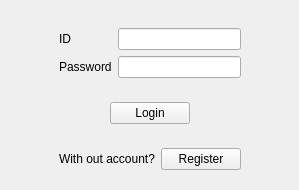
<?xml version="1.0" encoding="UTF-8"?>
<ui version="4.0">
 <class>LoginWiget</class>
 <widget class="QWidget" name="LoginWiget">
  <property name="geometry">
   <rect>
    <x>0</x>
    <y>0</y>
    <width>299</width>
    <height>190</height>
   </rect>
  </property>
  <property name="windowTitle">
   <string>Form</string>
  </property>
  <layout class="QGridLayout" name="gridLayout_2">
   <item row="2" column="1" colspan="2">
    <widget class="QWidget" name="widget" native="true">
     <layout class="QGridLayout" name="gridLayout">
      <item row="1" column="1">
       <widget class="QLineEdit" name="passwordLineEdit"/>
      </item>
      <item row="1" column="0">
       <widget class="QLabel" name="passwrodLabel">
        <property name="text">
         <string>Password</string>
        </property>
       </widget>
      </item>
      <item row="0" column="0">
       <widget class="QLabel" name="idLabel">
        <property name="text">
         <string>ID</string>
        </property>
       </widget>
      </item>
      <item row="0" column="1">
       <widget class="QLineEdit" name="idLineEdit"/>
      </item>
     </layout>
    </widget>
   </item>
   <item row="5" column="2">
    <spacer name="verticalSpacer_2">
     <property name="orientation">
      <enum>Qt::Orientation::Vertical</enum>
     </property>
     <property name="sizeHint" stdset="0">
      <size>
       <width>20</width>
       <height>0</height>
      </size>
     </property>
    </spacer>
   </item>
   <item row="2" column="3">
    <spacer name="horizontalSpacer_2">
     <property name="orientation">
      <enum>Qt::Orientation::Horizontal</enum>
     </property>
     <property name="sizeHint" stdset="0">
      <size>
       <width>30</width>
       <height>20</height>
      </size>
     </property>
    </spacer>
   </item>
   <item row="4" column="1" colspan="2">
    <widget class="QWidget" name="widget_3" native="true">
     <layout class="QHBoxLayout" name="horizontalLayout_2">
      <item>
       <widget class="QLabel" name="label">
        <property name="text">
         <string>With out account?</string>
        </property>
       </widget>
      </item>
      <item>
       <widget class="QPushButton" name="registerPushButton">
        <property name="text">
         <string>Register</string>
        </property>
       </widget>
      </item>
     </layout>
    </widget>
   </item>
   <item row="2" column="0">
    <spacer name="horizontalSpacer">
     <property name="orientation">
      <enum>Qt::Orientation::Horizontal</enum>
     </property>
     <property name="sizeHint" stdset="0">
      <size>
       <width>30</width>
       <height>20</height>
      </size>
     </property>
    </spacer>
   </item>
   <item row="3" column="1" colspan="2">
    <widget class="QWidget" name="widget_2" native="true">
     <layout class="QHBoxLayout" name="horizontalLayout">
      <item>
       <spacer name="horizontalSpacer_3">
        <property name="orientation">
         <enum>Qt::Orientation::Horizontal</enum>
        </property>
        <property name="sizeHint" stdset="0">
         <size>
          <width>46</width>
          <height>20</height>
         </size>
        </property>
       </spacer>
      </item>
      <item>
       <widget class="QPushButton" name="loginPushButton">
        <property name="text">
         <string>Login</string>
        </property>
       </widget>
      </item>
      <item>
       <spacer name="horizontalSpacer_4">
        <property name="orientation">
         <enum>Qt::Orientation::Horizontal</enum>
        </property>
        <property name="sizeHint" stdset="0">
         <size>
          <width>46</width>
          <height>20</height>
         </size>
        </property>
       </spacer>
      </item>
     </layout>
    </widget>
   </item>
   <item row="1" column="1">
    <spacer name="verticalSpacer">
     <property name="orientation">
      <enum>Qt::Orientation::Vertical</enum>
     </property>
     <property name="sizeHint" stdset="0">
      <size>
       <width>20</width>
       <height>77</height>
      </size>
     </property>
    </spacer>
   </item>
  </layout>
 </widget>
 <resources/>
 <connections/>
</ui>
